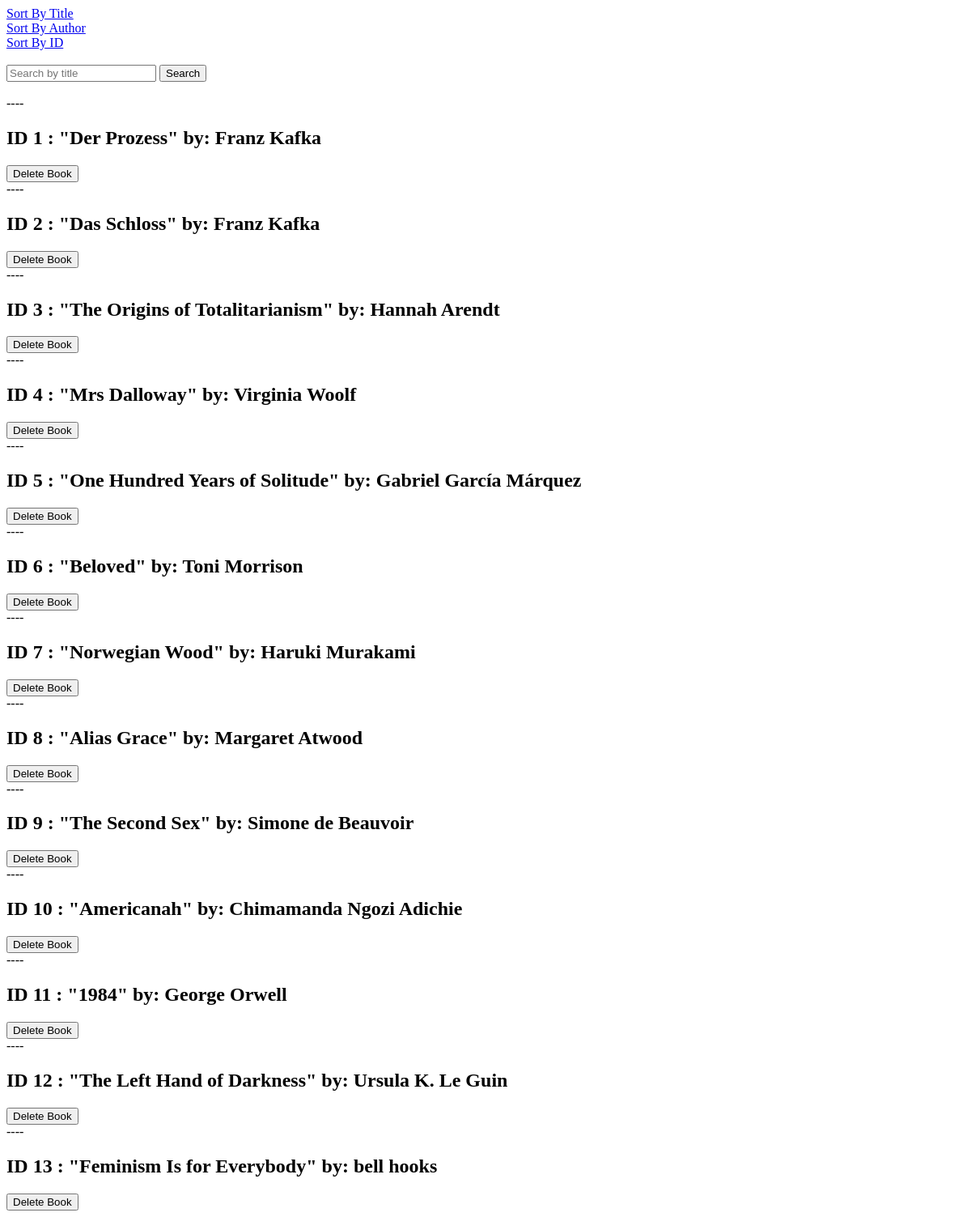
Before: / with the older database file.
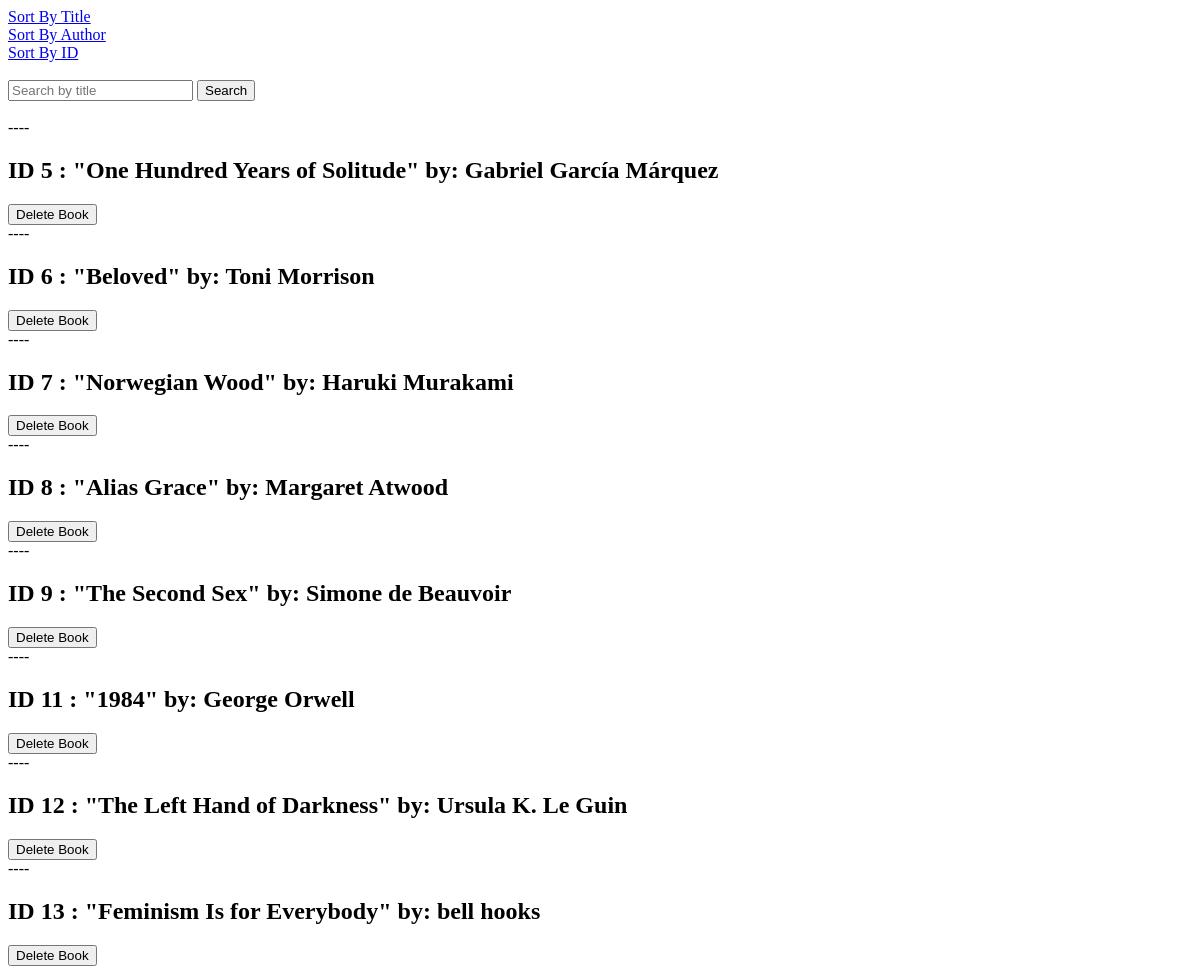
After: the same page with the newer database file.
### data_models.py (models this page shows)
class Book(db.Model):
    id = db.Column(db.Integer, primary_key=True)
    isbn = db.Column(db.String, nullable=True)
    title = db.Column(db.String, nullable=False)
    publication_year = db.Column(db.Integer, nullable=False)
    author_id = db.Column(db.Integer, db.ForeignKey('author.id'), nullable=False)
    author = db.relationship('Author', backref='books')

class Author(db.Model):
    id = db.Column(db.Integer, primary_key=True)
    name = db.Column(db.String, nullable=False)
    birth_date = db.Column(db.Date, nullable=False)
    date_of_death = db.Column(db.Date, nullable=True)

### app.py (the view)
@app.route('/')
def home():
    search = request.args.get('search')
    sort = request.args.get('sort')
    message= request.args.get('message')
    if search:
        books = Book.query.filter(Book.title.like(f'%{search}%')).all()
    elif sort == 'title':
        books = Book.query.order_by(Book.title).all()
    elif sort == 'author':
        books = Book.query.join(Author).order_by(Author.name).all()
    elif sort == 'id':
        books = Book.query.order_by(Book.id).all()
    else:
        books = Book.query.all()
    return render_template('home.html', books=books, search=search, message=message)

### templates/home.html (shortened to what this page needs)
<!DOCTYPE html>
<html lang="en">
  <head>
  </head>
  <body>
  <a href="/?sort=title">Sort By Title</a><br>
  <a href="/?sort=author">Sort By Author</a><br>
  <a href="/?sort=id">Sort By ID</a>
  <br><br>
  <form action="/" method="GET">
    <input type="text" name="search" placeholder="Search by title">
    <button type="submit">Search</button></form><br>
{% for book in books %}
<div>
  ----
  <h2>ID {{book.id}} : "{{ book.title }}" by: {{ book.author.name }}</h2>
   <form action="/book/{{book.id}}/delete" method="POST">
    <button type="submit">Delete Book</button>
  </form>
</div>
{% endfor %}
</body>
</html>

Changed rows visible on the page:
removed Book: id "1", title "Der Prozess", author.name "Franz Kafka"
removed Book: id "2", title "Das Schloss", author.name "Franz Kafka"
removed Book: id "3", title "The Origins of Totalitarianism", author.name "Hannah Arendt"
removed Book: id "4", title "Mrs Dalloway", author.name "Virginia Woolf"
removed Book: id "10", title "Americanah", author.name "Chimamanda Ngozi Adichie"
